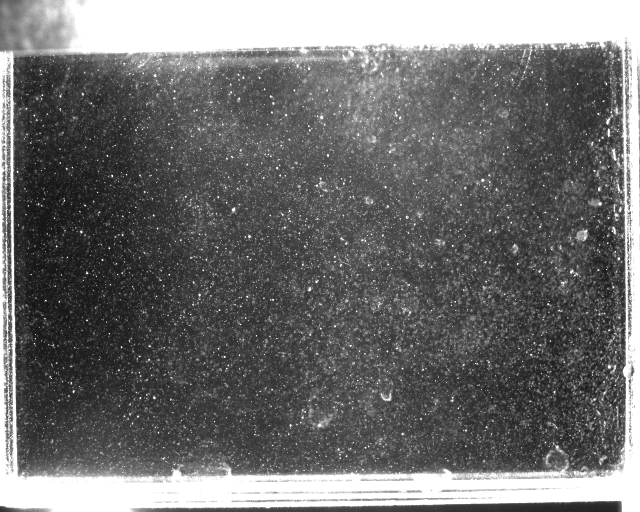
%> input picture PIV/Group 13/Run2/Run2_0001.tif, 1280 x 1024 px (shown at 1/2 size); its folder holds 4 pictures in this run
$ octave PIV13.m   (GNU Octave 9; MATLAB toolbox functions it lacks are replaced by stand-ins)
%> lines starting %> are read from the running program, lines starting %| are printed output that depends on the picture
clc
clear all
close all

%% read picture
files1 = dir('*.tif');
for i = 1:size(files1)
    A(:,:,i)=imcrop(flipud(imread(files1(i).name)), [38    90    1202    816]);
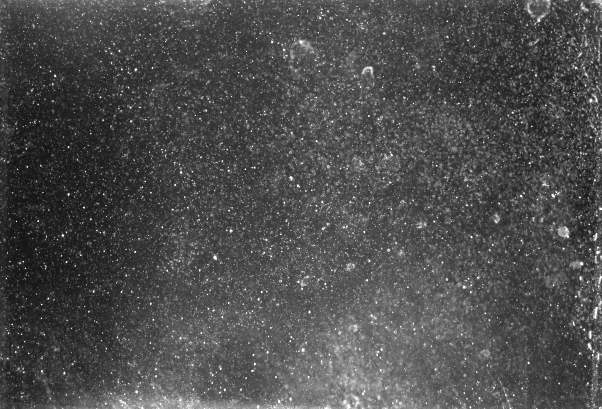
%> A: size 817x1203 uint8 (shown at 1/2 size); min 13, max 255, mean 77.1
%> pass 3 of the loop `for i = 1:size(files1)`:
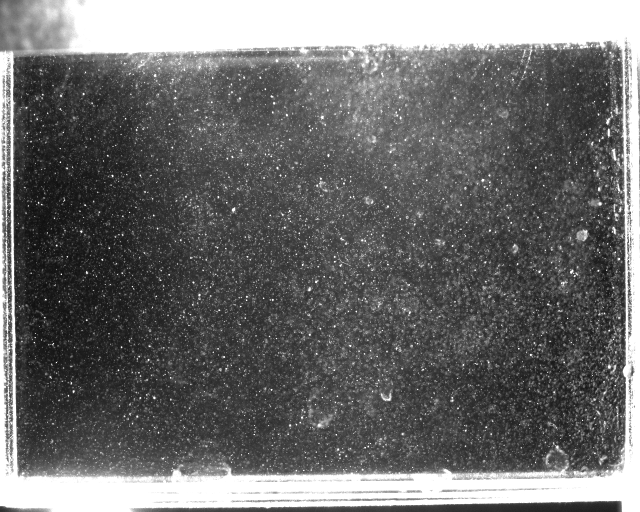
%> input picture PIV/Group 13/Run2/Run2_0004.tif, 1280 x 1024 px (shown at 1/2 size)
%> `A(:,:,i)=imcrop(flipud(imread(files1(i).name)), [38    90    1202    8..`:
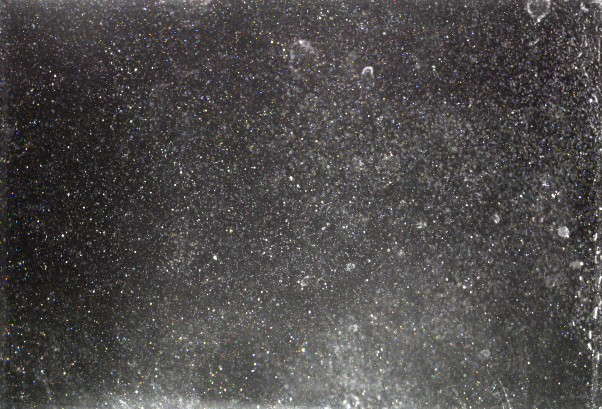
%> A: size 817x1203x3 uint8 (shown at 1/2 size); mean R, G, B 77.1, 74.7, 74.1
%> the loop made 4 passes; the first 3 are shown
    % A(:,:,i)=imread(files1(i).name);
end
Amin = min(A,[],3);
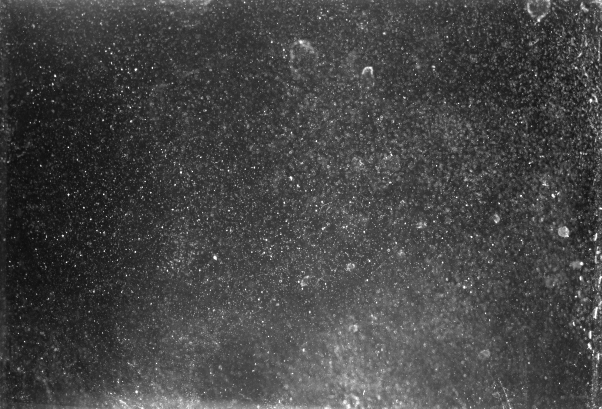
%> Amin: size 817x1203 uint8 (shown at 1/2 size); min 10, max 255, mean 69

framerate = 0.5/(10*(50/1280)); % [1/s] Bilder pro Sekunde
pic = 12.8/framerate;


%% PIV script
%> (the run ends here)
